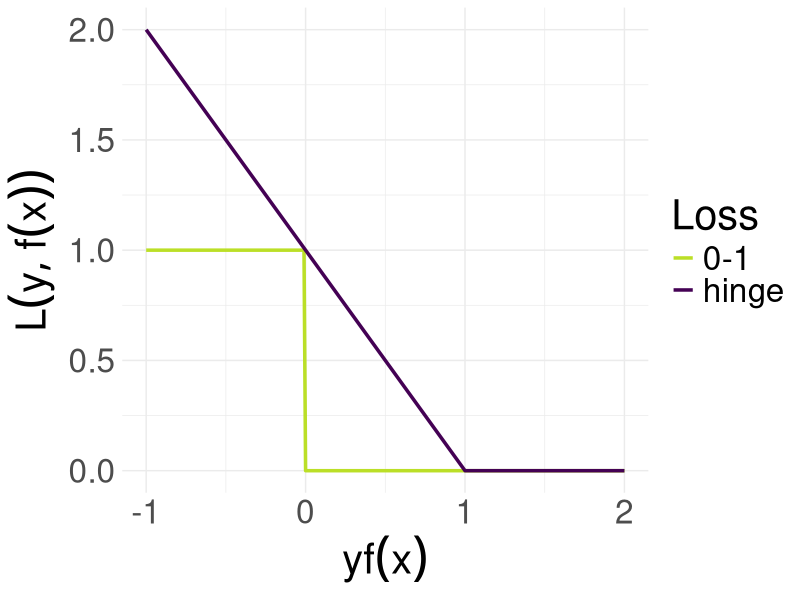
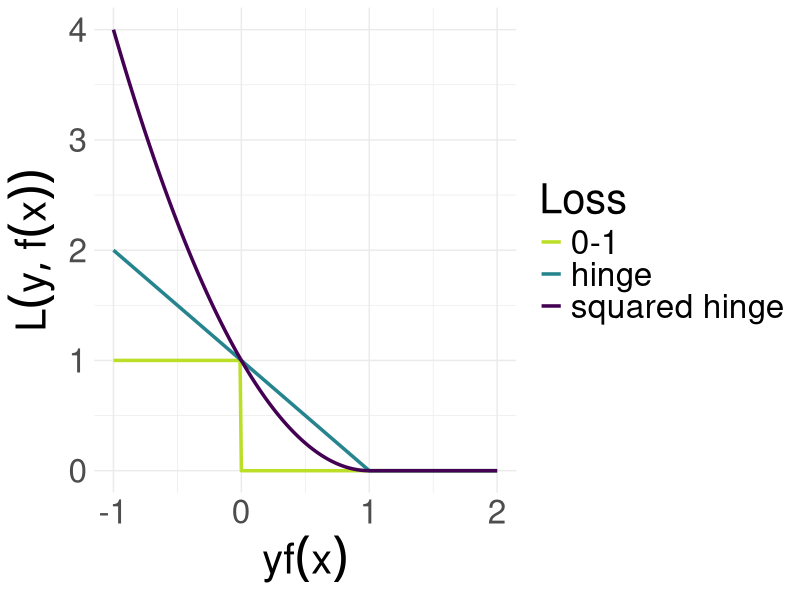
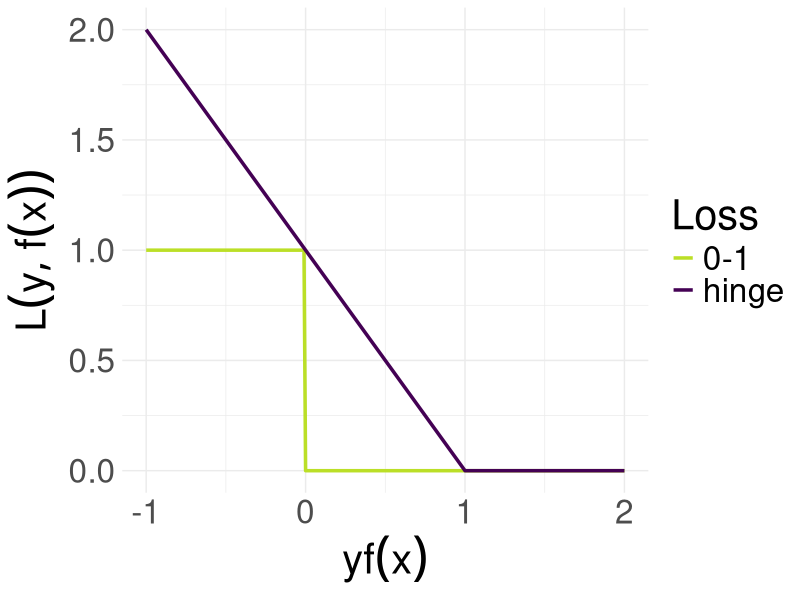
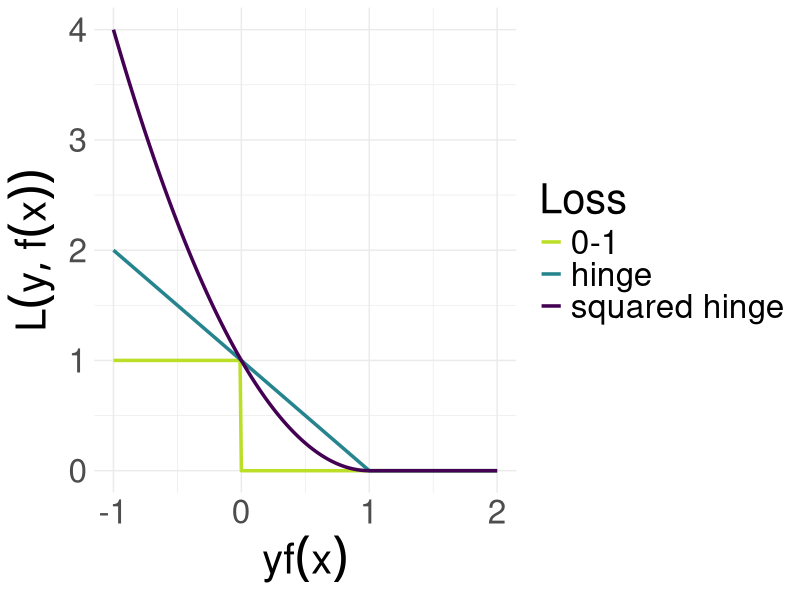

These figures' R source, in order:
# ------------------------------------------------------------------------------
# classification further losses

# FIG: 
#   (1) hinge loss & 0-1 loss
#   (2) hinge loss , 0-1 loss & hige-squared loss
# ------------------------------------------------------------------------------

library(ggplot2)
library(tidyr)

# DATA -------------------------------------------------------------------------

x <- seq(-1, 2, by = 0.01)
l_01 <- as.numeric(x < 0)
l_hinge <- ifelse(x < 1, 1 - x, 0)
l_hinge_squared <- ifelse(x < 1, (1 - x)^2, 0)

df <- gather(
  data.frame(x, l_hinge_squared, l_hinge, l_01), 
  "loss", 
  "value", 
  -x)

# PLOTS ------------------------------------------------------------------------

p_1 <- ggplot(
  df[df$loss != "l_hinge_squared", ],
  aes(x = x, y = value, col = loss)) +
  geom_line(size = 1.2) +
  scale_color_viridis_d(
    end = 0.9,
    name = "Loss",
    labels = c("0-1", "hinge"),
    direction = -1L) + 
  xlab(expression(yf(x))) +
  ylab(expression(L(y, f(x)))) +
  theme_minimal() + 
  theme(text = element_text(size = 30))
p_1
ggsave("../figure/hinge.png", p_1, height = 4, width = 12)

p_2 <- ggplot(
  df,
  aes(x = x, y = value, col = loss)) +
  geom_line(size = 1.2) +
  scale_color_viridis_d(
    end = 0.9,
    name = "Loss",
    labels = c("0-1", "hinge", "squared hinge"),
    direction = -1L) + 
  xlab(expression(r = yf(x))) +
  ylab(expression(L(y, f(x)))) +
  theme_minimal() + 
  theme(text = element_text(size = 30))
p_2
ggsave("../figure/hinge_squared.png", p_2, height = 6, width = 12)
